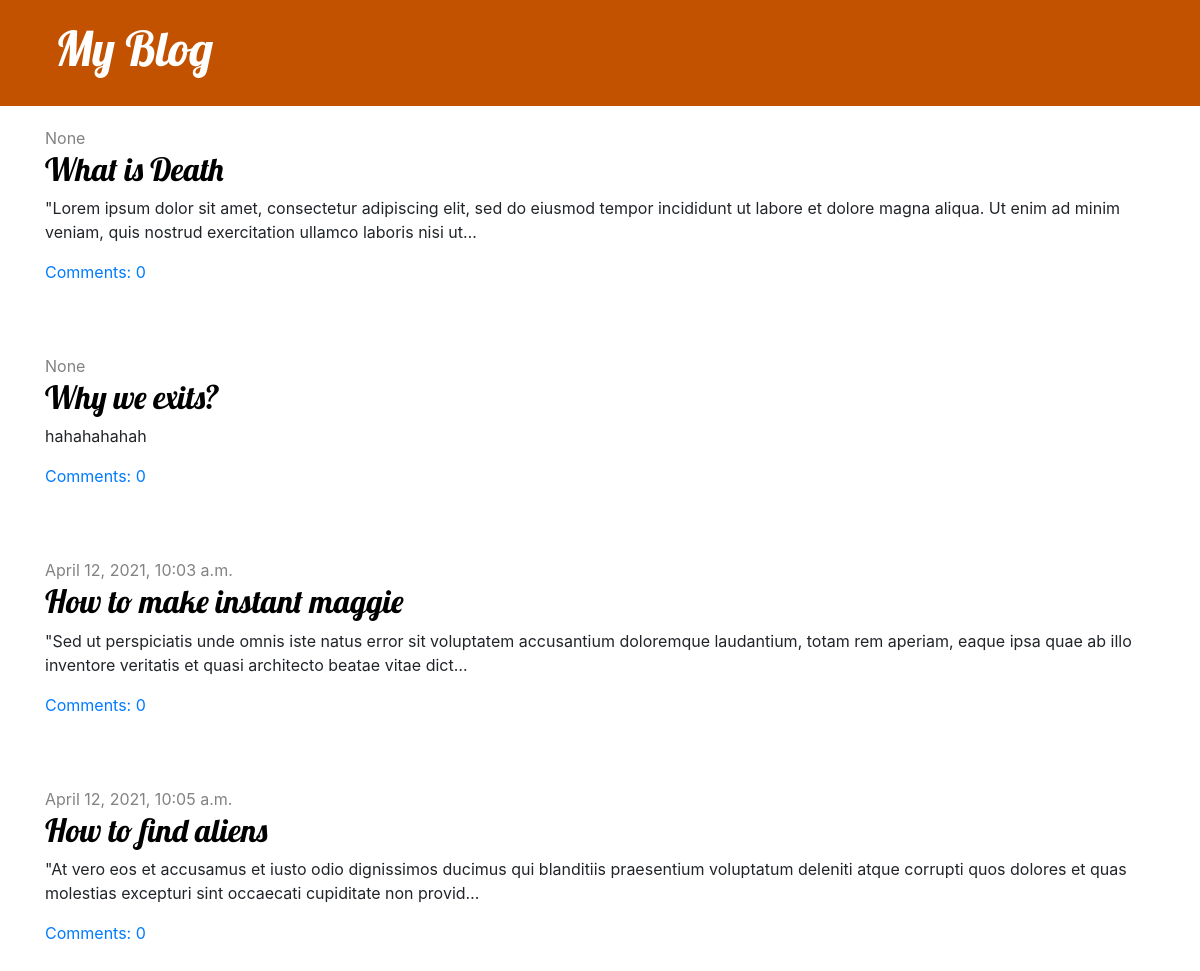
/, run on an earlier commit of the app's database.
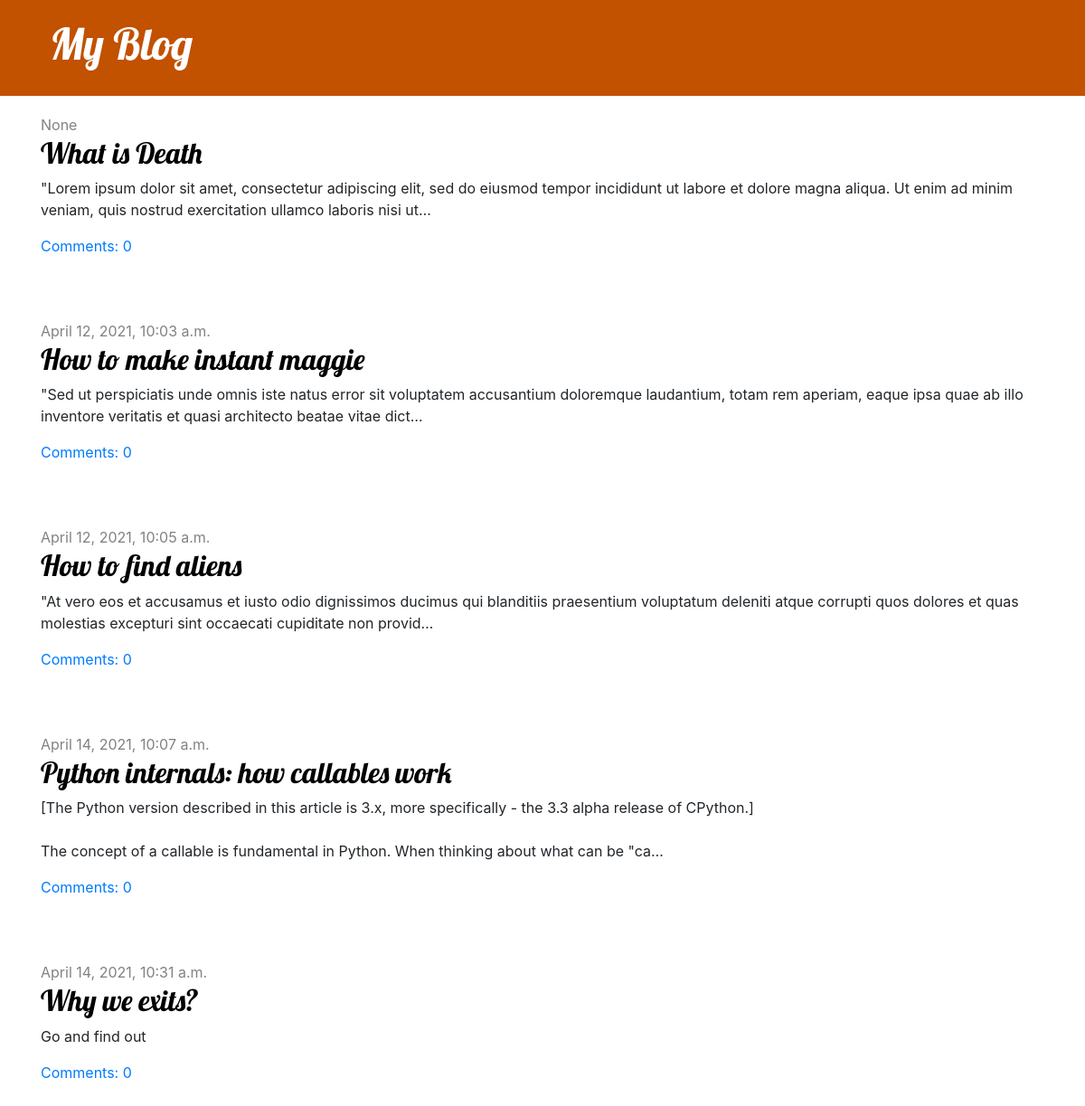
And on a later commit of the database.
### blog/models.py (models this page shows, shortened)
class Post(models.Model):
    author = models.ForeignKey(settings.AUTH_USER_MODEL, on_delete=models.CASCADE)
    title = models.CharField(max_length=200)
    text = models.TextField()
    created_date = models.DateTimeField(default=timezone.now)
    published_date = models.DateTimeField(blank=True, null=True)
    def approved_comments(self):
        return self.comments.filter(approved_comment=True)

### blog/views.py (the view)
# urls.py: path('',views.post_list,name='post_list'),
def post_list(request):
    posts = Post.objects.all().order_by('published_date')
    return render(request, 'blog/post_list.html', {'posts':posts})

### blog/templates/blog/post_list.html
{% extends 'blog/base.html' %}
{% block content %}
    {% for post in posts %}
        <article class="post">
            <time class="date">
                {{ post.published_date }}
            </time>
            <h2><a href="{% url 'post_detail' pk=post.pk %}">{{ post.title }}</a></h2>
            <p>{{ post.text|truncatechars:200|linebreaksbr }}</p>
            <a href="{% url 'post_detail' pk=post.pk %}">Comments: {{ post.approved_comments.count }}</a>
        </article>
    {% endfor %}
{% endblock %}

What changed in the data, as far as the page shows it:
added Post: published_date "April 14, 2021, 10:07 a.m.", title "Python internals: how callables work", text "[The Python version described in this article is 3.x, more specifically - the 3.3 alpha release of CPython.] The concept of a callable is fundamental in Python. When thinking about what can be \"ca…", approved_comments.count "0"
changed Post "Why we exits?": published_date "None" → "April 14, 2021, 10:31 a.m."; text "hahahahahah" → "Go and find out"; moves down the list
